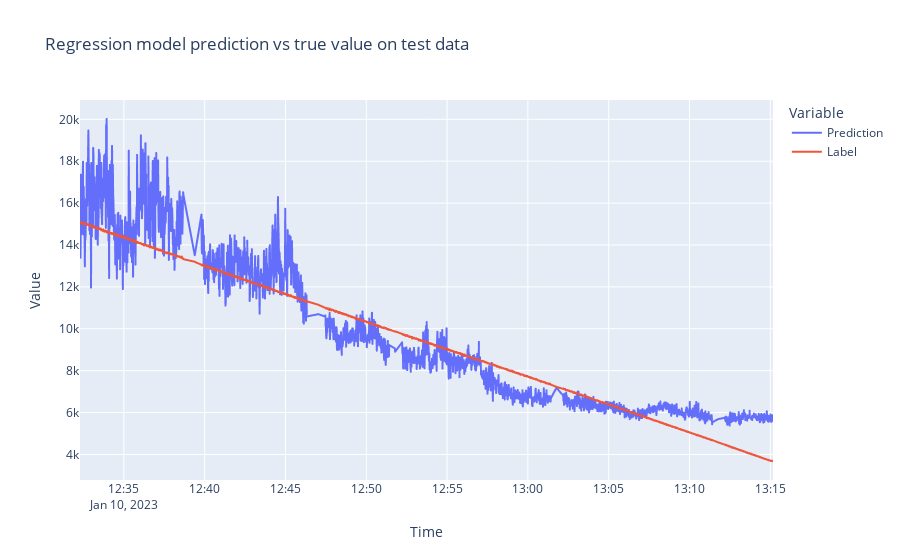

The notebook cell this image was saved under:
### Code cell
fig = px.line(df_test, y=["Prediction", "Label"], x=time_test["time"], title="Regression model prediction vs true value on test data",
             labels={"variable": "Variable"})
fig.update_layout(
    xaxis_title="Time",
    yaxis_title = "Value"

    )


fig.show()

### Figure 1 — Plotly figure (JSON) as saved in the notebook; plotly's stock layout.template omitted (floating-point values rounded to 4 significant figures; data arrays with more than 128 entries replaced by an {"elided": "..."} marker saying what was removed)
{"data": [{"hovertemplate": "Variable=Prediction<br>x=%{x}<br>value=%{y}<extra></extra>", "legendgroup": "Prediction", "line": {"color": "#636efa", "dash": "solid"}, "marker": {"symbol": "circle"}, "mode": "lines", "name": "Prediction", "showlegend": true, "type": "scattergl", "x": {"elided": "2305 str values"}, "xaxis": "x", "y": {"elided": "2305 float values"}, "yaxis": "y"}, {"hovertemplate": "Variable=Label<br>x=%{x}<br>value=%{y}<extra></extra>", "legendgroup": "Label", "line": {"color": "#EF553B", "dash": "solid"}, "marker": {"symbol": "circle"}, "mode": "lines", "name": "Label", "showlegend": true, "type": "scattergl", "x": {"elided": "2305 str values"}, "xaxis": "x", "y": {"elided": "2305 float values"}, "yaxis": "y"}], "layout": {"legend": {"title": {"text": "Variable"}, "tracegroupgap": 0}, "title": {"text": "Regression model prediction vs true value on test data"}, "xaxis": {"anchor": "y", "domain": [0, 1], "title": {"text": "Time"}}, "yaxis": {"anchor": "x", "domain": [0, 1], "title": {"text": "Value"}}}}
